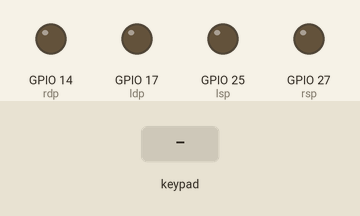
Recording of a sketch running on a simulated ESP32. Parts: output pins drawn as LEDs (lit = HIGH). The test bench sets the inputs (shaded band). Nothing arrives over Bluetooth unless stated.

Above: at 1.2 s.
1.3 s: key 'T' pressed
At 2.5 s:
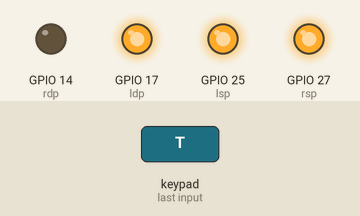
Timing chart, 0 to 5.1 s (numbered marks = the images above; inputs shaded):
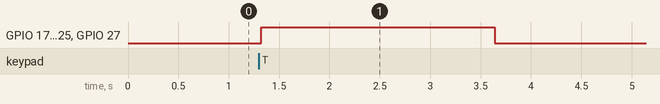

The sketch:

programm1.ino
```cpp
#include <PS4Controller.h>

void drive ( int left, int right );
void pair();

//Arduino Pins 4, 12, 8, 7 sind Richtung Pins (Logic  Hi oder Lo)
//Arduino Pins 3, 11, 5, 6 sind Speed Pins (PWM 0 ..255)
#define ldp 17  //Left Direction Pin
#define lsp 25
#define rdp 14
#define rsp 27  //Right Speed Pin

//m3 und m4:
//12, 16, 14, 27

//19, 23

int ges;
float turn = 0;

int prevges;
float prevturn = 0;

int doRumble = 1;
void setup() {
  PS4.begin("4c:eb:bd:a8:93:16");
  //80:ea:23:3c:00:9f
  pinMode(ldp, OUTPUT);
  pinMode(lsp, OUTPUT);
  pinMode(rdp, OUTPUT);
  pinMode(rsp, OUTPUT);
}

int crntMillis, prevMillis = 0 ;
void loop() {
  if( !PS4.isConnected() ) {
    drive(0, 0);
    pair();
  }

  if ( PS4.Triangle() )
    disco_mode();

  ges = PS4.R2Value();
  if (!ges)
    ges = -PS4.L2Value();

  if (PS4.Options())
    doRumble = !doRumble;

  crntMillis = millis();
  if (crntMillis - prevMillis > 20) {
    prevMillis = crntMillis;
    if ( abs(ges > 10 && doRumble))
      PS4.setRumble(abs(ges)/3, 0);
    else
      PS4.setRumble(0, 0);

    PS4.setLed( abs(ges), abs(ges), 255);
    PS4.sendToController();
  }

  turn = PS4.LStickX();
  if (turn > 0) {
    turn  = (64 - turn)/64.0;
    if ( abs(prevges - ges) > 128 || abs(prevturn - turn) > 0.5) {
      drive(0, 0);
      delay(100);
    }
    drive( ges, ges*turn );
  }

  else {
    turn = (turn + 64 )/64.0;
    if ( abs(prevges - ges) > 128 || abs(prevturn - turn) > 0.5) {
      drive(0, 0);
      delay(100);
    }
    drive( ges*turn, ges );
  }

  if ( abs(prevges - ges) > 128 || abs(prevturn - turn) > 64) {
    drive(0, 0);
    delay(100);
  }


  prevturn = turn;
  prevges = ges;
}


void drive( int left, int right) {
  digitalWrite( ldp, left > 0 );
  digitalWrite( rdp, right > 0 );

  analogWrite( lsp, abs(left) );
  analogWrite( rsp, abs(right) );
}

void pair () {
  while (1) {
    if( PS4.isConnected() ) {
      return;
    }

    delay(50);
  }
}

//gebrauch auf eigene Gefahr!
void disco_mode() {
  int red = 0;
  int green = 0;
  int blue = 255;
  PS4.setRumble(255, 255);
  for (int i = 0; i <= 255*3; i++) {
    PS4.setLed(red, green, blue);

    if (red > 0 && blue == 0) {
      red--;
      green++;
    }
    if (green > 0 && red == 0) {
      green--;
      blue++;
    }
    if (blue > 0 && green == 0) {
      red++;
      blue--;
    }
    PS4.sendToController();
    drive( 255, -255 );
    delay(3);
  }
  PS4.setLed(0, 0, 255);
  PS4.setRumble(0, 0);
  PS4.sendToController();
  drive(0, 0);
  return;
}
```

Measured:
- after the input at 1.3 s, GPIO 17 (ldp), GPIO 25 (lsp), GPIO 27 (rsp): LOW → HIGH at once, → LOW 2.3 s later
